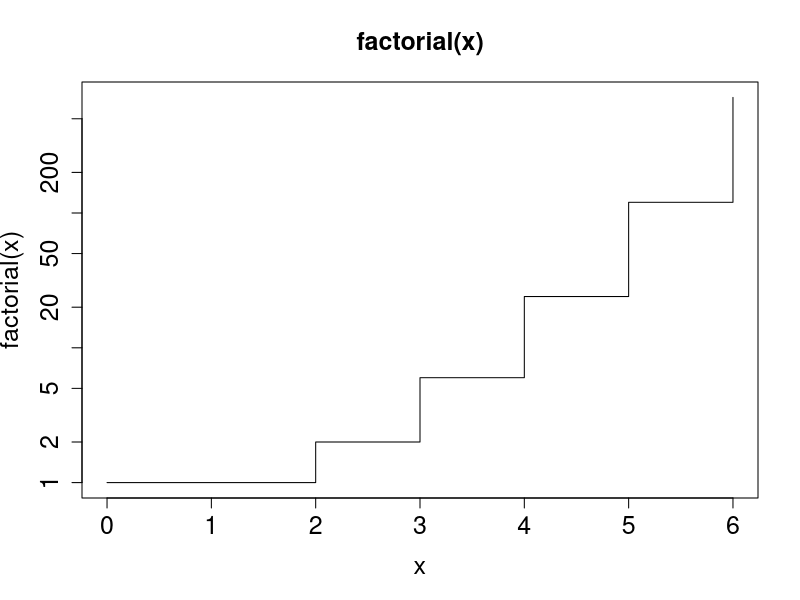
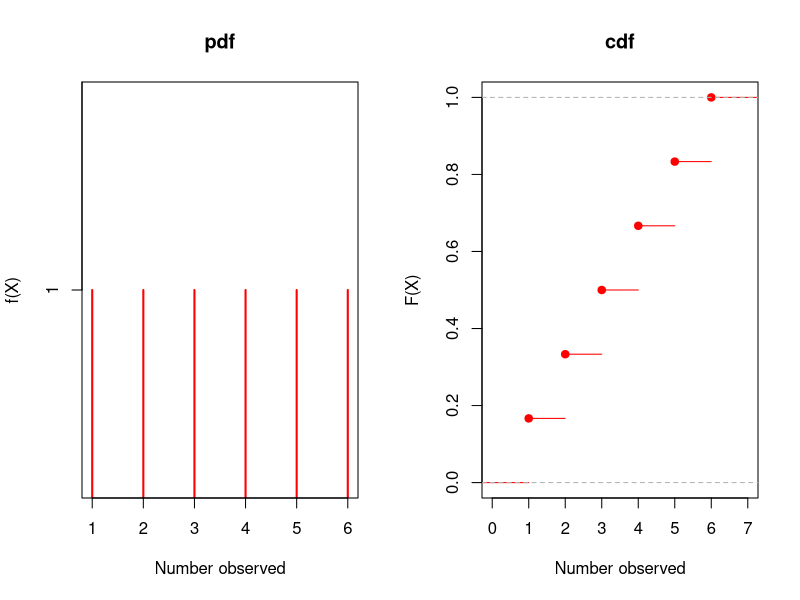
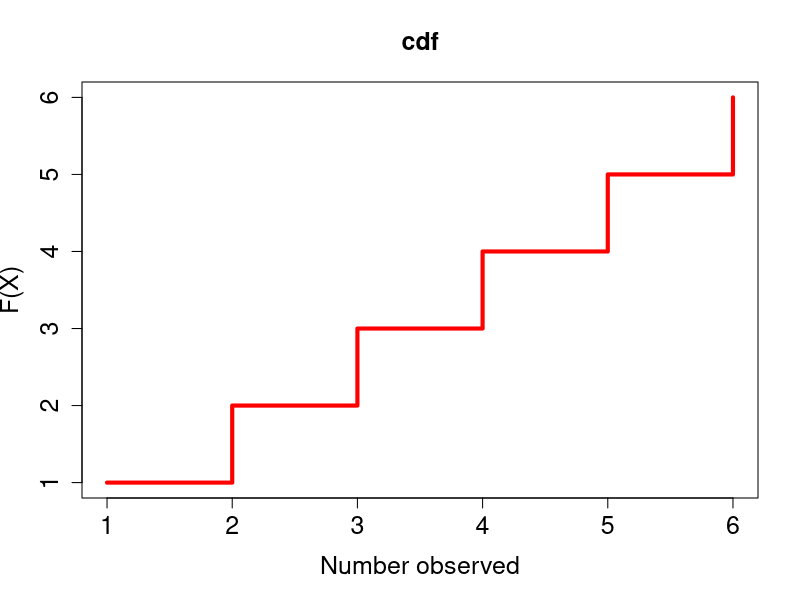
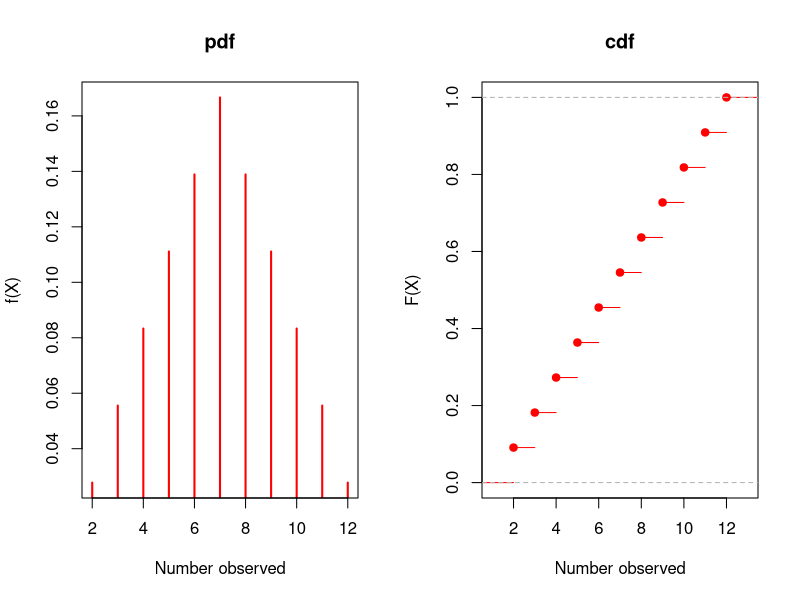
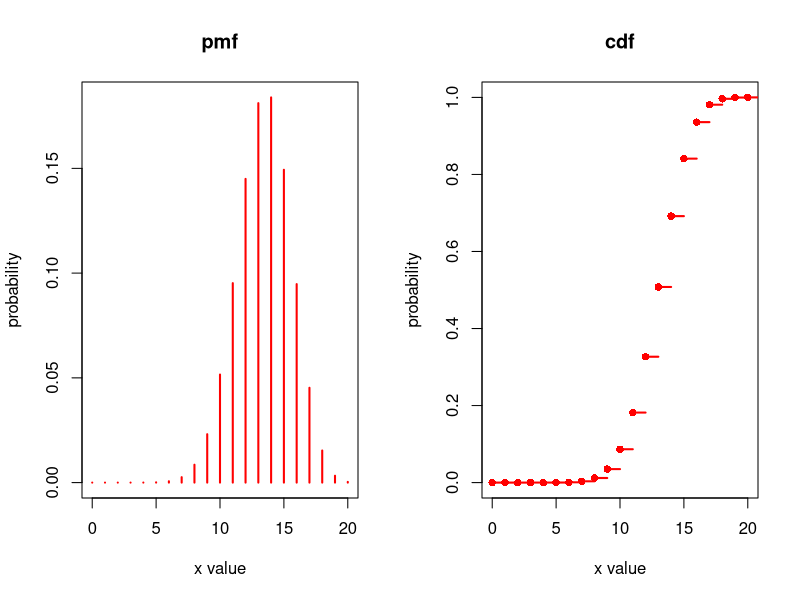
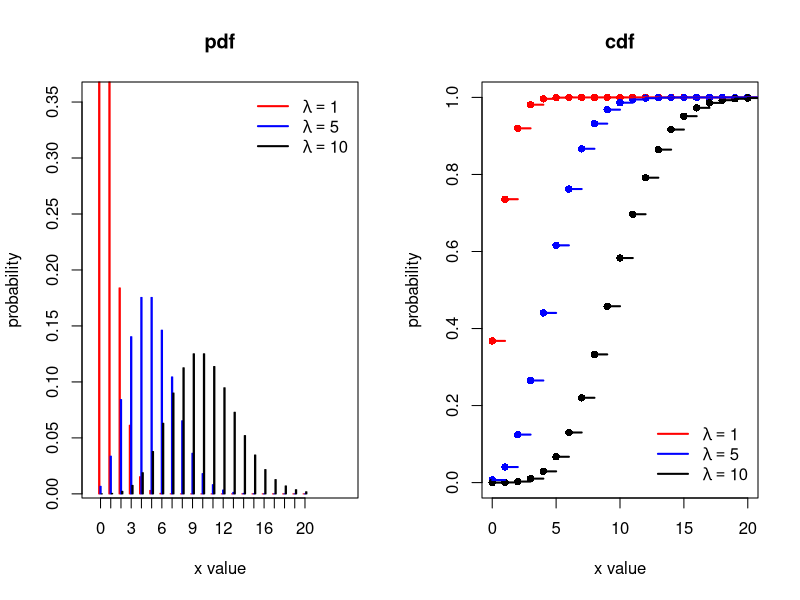
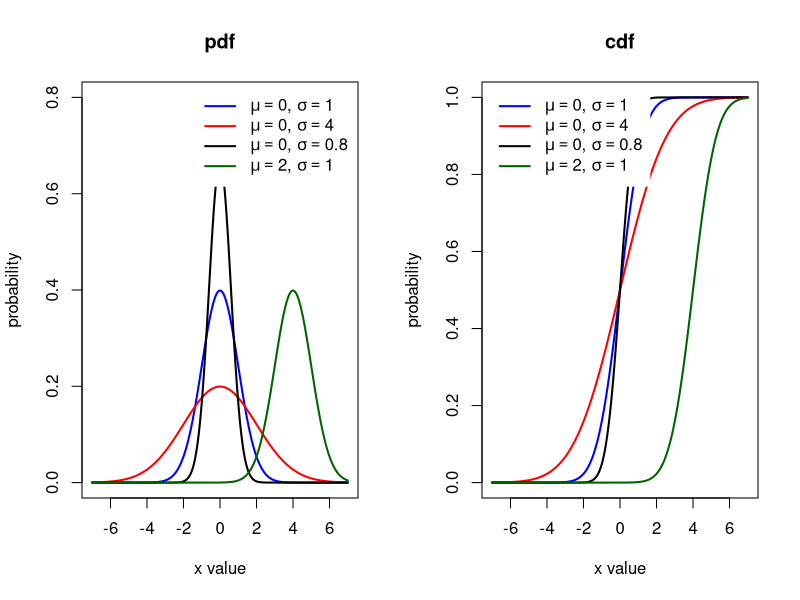
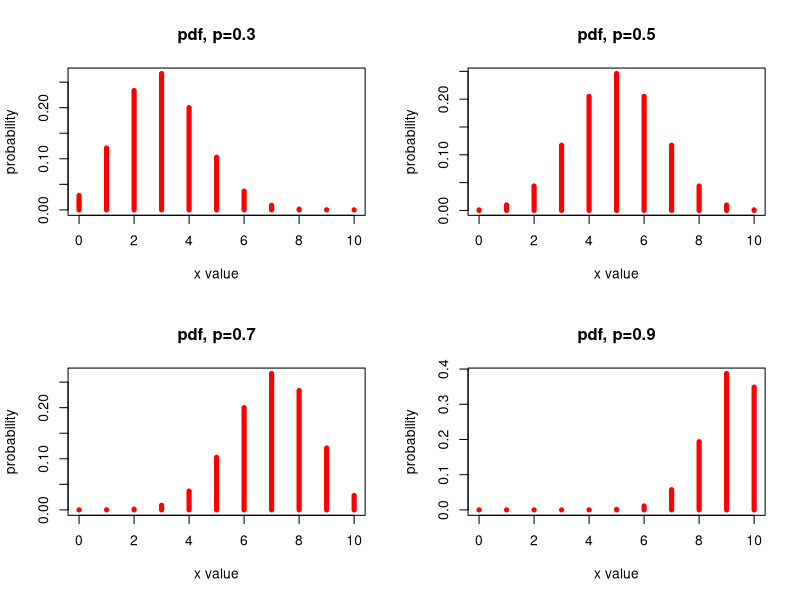

The R source for these figures, in order:
##-------------------------------------------------------------------------------------
#commands for the presentation AppliedStatR_Distributions_20100824.pptx:

#Probability functions:
#number of permutations: factorial(x)
x<-0:6
par(mfrow=c(1,1))
plot(x,factorial(x),type="s",main="factorial(x)",
log="y",cex.lab = 1.5,cex.axis=1.5,cex.main=1.5)

#Binomial coefficient: choose(n,x)

#Important Distributions in R
#beta
#binom
#chauchy
#exp
#chissq
#f
#gamma
#geom
#hyper
#lnorm
#logis
##nbinom
#norm
#pois
#signrank
#t
#unif
#weibull
#wilcox

#cdf and pdf for discrete random variables, example: rolling a die
x<-(1:6)
y<-table(x)
par(mfrow = c(1, 2))
plot(x, y, type = "h", col = "red", lwd = 2, xlab = "Number observed", ylab = "f(X)",
main = "pdf")
plot(ecdf(x),col="red",xlab = "Number observed", ylab = "F(X)",main="cdf")

#or as a step function:
par(mfrow = c(1, 1))
(y1<-cumsum(table(x)))
plot(x,y1,type="s",col="red",xlab = "Number observed", ylab = "F(X)",
main="cdf",cex.axis=1.5,lwd=4,cex.lab=1.5,cex.main=1.5)

#rolling two dice
x<-(2:12)
y<-c(1/36,1/18,1/12,1/9,5/36,
1/6,5/36,1/9,1/12,1/18,1/36)
par(mfrow = c(1, 2))
plot(x, y, type = "h", col = "red",
lwd = 2, xlab = "Number observed",
ylab = "f(X)",main = "pdf")
plot(ecdf(x),col="red",xlab = 
"Number observed", ylab = "F(X)",main="cdf")

#binomial distribution
dbinom(x = 5, size = 7, prob = 0.5)
dbinom(x = c(3, 4, 5), size = 7, prob = 0.5)
x1 <- pbinom(q = 5, size = 7, prob = 0.5,
lower.tail = TRUE)
x2 <- pbinom(q = 5, size = 7, prob = 0.5,
lower.tail = FALSE)
x1 + x2

qbinom(p = 0.4, size = 7, prob = 0.5)

x <- rbinom(8, size = 7, prob = 0.5)
x
set.seed(1)
x <- rbinom(8, size = 7, prob = 0.5)
x
set.seed(53)
y <- rbinom(8, size = 7, prob = 0.5)
#[1] 4 2 2 4 4 4 2 3
set.seed(1)
z <- rbinom(8, size = 7, prob = 0.5)
z

x <- c(0:20)
y <- dbinom(x, size = 20, prob = 0.67)
z <- pbinom(x, size = 20, prob = 0.67)
par(mfrow = c(1, 2))
plot(x, y, type = "h", col = "red", lwd = 2, xlab = "x value", ylab = "probability",
main = "pmf")
plot(x, z, pch = 16, col = "red", xlab = "x value", ylab = "probability", main = "cdf")
segments(x, z, x + 1, z, col = "red", lwd = 2)

#Poisson distribution
x<-0:20
y1<-dpois(x,lambda=1)
y2<-dpois(x,lambda=5)
y3<-dpois(x,lambda=10)
z1<-ppois(x,lambda=1)
z2<-ppois(x,lambda=5)
z3<-ppois(x,lambda=10)
cols<-c("red","blue","black")
labs<-c(expression(lambda==1,lambda==5,lambda==10))
#expression: Creates or tests for objects of mode "expression". 

par(mfrow=c(1,2))
barplot(rbind(y1,y2,y3),0.2,col=cols,border=cols,xlim=c(0,40),
space=c(0,5),axis.lty=1,names.arg=c(0:20),beside=T,xlab="x value",
ylab="probability",main="pdf")
box() #draws a box around the current plot in the given color and linetype
legend("topright",inset=0.01,labs,lwd=2,col=cols,box.col="white")
plot(rbind(x,x,x),rbind(z1,z2,z3),pch=16,col=cols,xlab="x value",
ylab="probability",main="cdf")
segments(x,z1,x+1,z1,col=cols[1],lwd=2) 
#segments: Draw line segments between pairs of points. 
segments(x,z2,x+1,z2,col=cols[2],lwd=2)
segments(x,z3,x+1,z3,col=cols[3],lwd=2)
legend("bottomright",inset=0.01,labs,lwd=2,col=cols,box.col="white")

#Example Auto Parts
dpois(1,1)
ppois(1,1)

par(mfrow = c(1, 2))
cols <- c("blue", "red", "black", "darkgreen")
labs <- c(expression(paste(mu == 0, ", ", sigma == 1)), expression(paste(mu ==
0, ", ", sigma == 4)), expression(paste(mu == 0, ", ", sigma == 0.8)), expression(paste(mu ==
2, ", ", sigma == 1)))
x <- seq(-7, 7, 0.05)
plot(x, dnorm(x, mean = 0, sd = 1), type = "l", col = cols[1], lwd = 2, ylim = c(0,
0.8), xlab = "x value", ylab = "probability", main = "pdf")
lines(x, dnorm(x, mean = 0, sd = 2), col = cols[2], lwd = 2)
lines(x, dnorm(x, mean = 0, sd = 0.6), col = cols[3], lwd = 2)
lines(x, dnorm(x, mean = 4, sd = 1), col = cols[4], lwd = 2)
legend("topright", inset = 0.01, labs, lwd = 2, col = cols, box.col = "white")
plot(x, pnorm(x, mean = 0, sd = 1), type = "l", col = cols[1], lwd = 2, xlab = "x value",
ylab = "probability", main = "cdf")
lines(x, pnorm(x, mean = 0, sd = 2), col = cols[2], lwd = 2)
lines(x, pnorm(x, mean = 0, sd = 0.6), col = cols[3], lwd = 2)
lines(x, pnorm(x, mean = 4, sd = 1), col = cols[4], lwd = 2)
legend("topleft", inset = 0.01, labs, lwd = 2, col = cols, box.col = "white")


#------------------------------------------------------------------------
#commands for the figures in the slides on distributions:

#Binomial distribution: shape
x <- c(0:10)
y <- dbinom(x, size = 10, prob = 0.3)
par(mfrow = c(2, 2))
plot(x, y, type = "h", col = "red", lwd = 5, xlab = "x value", ylab = "probability",main="pdf, p=0.3",cex.axis=1.0)
y <- dbinom(x, size = 10, prob = 0.5)
plot(x, y, type = "h", col = "red", lwd = 5, xlab = "x value", ylab = "probability",main="pdf, p=0.5",cex.axis=1.0)
y <- dbinom(x, size = 10, prob = 0.7)
plot(x, y, type = "h", col = "red", lwd = 5, xlab = "x value", ylab = "probability",main="pdf, p=0.7",cex.axis=1.0)
y <- dbinom(x, size = 10, prob = 0.9)
plot(x, y, type = "h", col = "red", lwd = 5, xlab = "x value", ylab = "probability",main="pdf, p=0.9",cex.axis=1.0)

#Poisson distribution
par(mfrow = c(2, 2))
x <- c(0:20)
y1 <- dpois(x, lambda = 1)
plot(x,y1,pch=16,main="Lambda=1")
y2 <- dpois(x, lambda = 5)
plot(x,y2,pch=16,main="Lambda=5")
y3 <- dpois(x, lambda = 10)
plot(x,y3,pch=16,main="Lambda=10")
y4 <- dpois(x, lambda = 15)
plot(x,y4,pch=16,main="Lambda=15")
z1 <- ppois(x, lambda = 1)
plot(x,z1,pch=16,main="Lambda=1")
z2 <- ppois(x, lambda = 5)
plot(x,z2,pch=16,main="Lambda=5")
z3 <- ppois(x, lambda = 10)
plot(x,z3,pch=16,main="Lambda=10")
z4 <- ppois(x, lambda = 15)
plot(x,z4,pch=16,main="Lambda=15")
